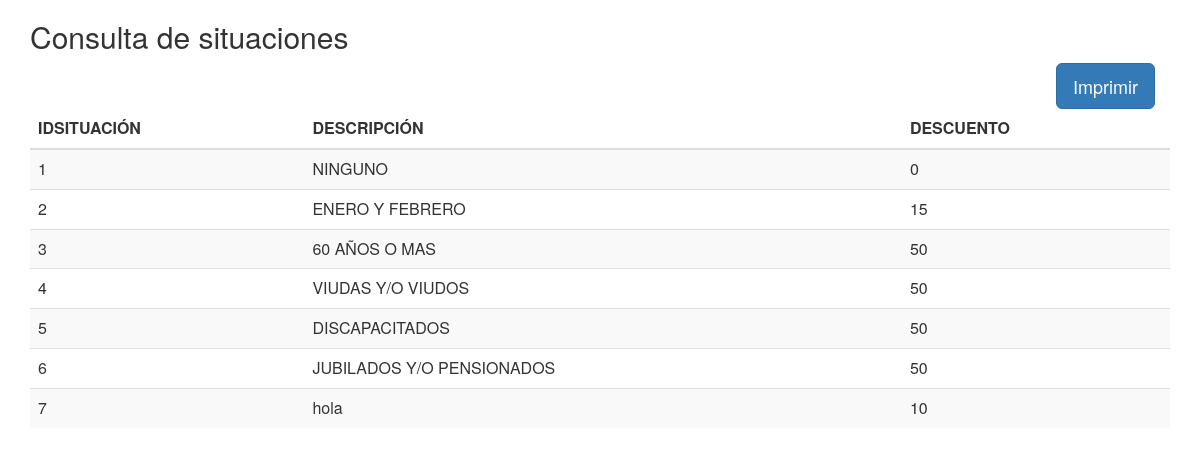
Screenshot of /situacion.php with the database file from the repository.
### tables this page shows
CREATE TABLE `situaciones` (
  `idSituacion` int(11) NOT NULL,
  `descripcion` varchar(50) NOT NULL,
  `descuento` int(11) NOT NULL
);

### situacion.php (the view, shortened to what this page needs)
<html lang="en">
<head>
  <link rel="stylesheet" href="https://maxcdn.bootstrapcdn.com/bootstrap/3.3.7/css/bootstrap.min.css">
</head>
<body>
<div class="container">
  <h2>Consulta de situaciones</h2>
  <form method="POST" action="reporte.php">
    <div style="width:10%;float:right;">
      <button class="btn btn-primary btn-lg" name="btnImprimirSITUACION" type="submit">Imprimir</button>
    </div>
  </form>
  <table class="table table-striped">
    <thead>
      <tr>
        <th>IDSITUACIÓN</th>
        <th>DESCRIPCIÓN</th>
        <th>DESCUENTO</th>
      </tr>
    </thead>
    <tbody>
      <?php
        include('conexion.php');
        $consulta = mysqli_query($conexion, "SELECT * FROM situaciones");
        while (($fila = mysqli_fetch_array($consulta))!=NULL)
        {
          echo "
          <tr>
            <td>".$fila['idSituacion']."</td>
            <td>".utf8_decode($fila['descripcion'])."</td>
            <td>".$fila['descuento']."</td>
          </tr>";
        }
        echo "</table></center>";
      ?>
</div>
</body>
</html>

### rows the page displays
situaciones: idSituacion "1", descripcion "NINGUNO", descuento "0"
situaciones: idSituacion "2", descripcion "ENERO Y FEBRERO", descuento "15"
situaciones: idSituacion "3", descripcion "60 AÑOS O MAS", descuento "50"
situaciones: idSituacion "4", descripcion "VIUDAS Y/O VIUDOS", descuento "50"
situaciones: idSituacion "5", descripcion "DISCAPACITADOS", descuento "50"
situaciones: idSituacion "6", descripcion "JUBILADOS Y/O PENSIONADOS", descuento "50"
situaciones: idSituacion "7", descripcion "hola", descuento "10"
